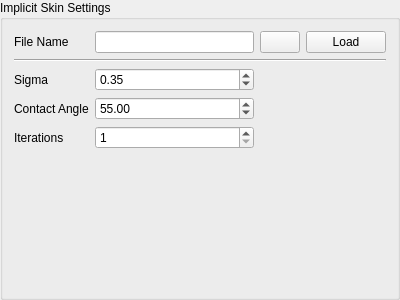
<?xml version="1.0" encoding="UTF-8"?>
<ui version="4.0">
 <class>ImplicitSkinSettings</class>
 <widget class="QGroupBox" name="ImplicitSkinSettings">
  <property name="geometry">
   <rect>
    <x>0</x>
    <y>0</y>
    <width>400</width>
    <height>300</height>
   </rect>
  </property>
  <property name="windowTitle">
   <string>GroupBox</string>
  </property>
  <property name="title">
   <string>Implicit Skin Settings</string>
  </property>
  <layout class="QGridLayout" name="gridLayout">
   <item row="3" column="1">
    <widget class="QDoubleSpinBox" name="contactAngle">
     <property name="maximum">
      <double>180.000000000000000</double>
     </property>
     <property name="value">
      <double>55.000000000000000</double>
     </property>
    </widget>
   </item>
   <item row="4" column="1">
    <widget class="QSpinBox" name="iterations">
     <property name="minimum">
      <number>1</number>
     </property>
     <property name="value">
      <number>1</number>
     </property>
    </widget>
   </item>
   <item row="4" column="0">
    <widget class="QLabel" name="label_4">
     <property name="text">
      <string>Iterations</string>
     </property>
    </widget>
   </item>
   <item row="0" column="0">
    <widget class="QLabel" name="label">
     <property name="text">
      <string>File Name</string>
     </property>
    </widget>
   </item>
   <item row="2" column="0">
    <widget class="QLabel" name="label_2">
     <property name="text">
      <string>Sigma</string>
     </property>
    </widget>
   </item>
   <item row="2" column="1">
    <widget class="QDoubleSpinBox" name="sigma">
     <property name="singleStep">
      <double>0.001000000000000</double>
     </property>
     <property name="value">
      <double>0.350000000000000</double>
     </property>
    </widget>
   </item>
   <item row="3" column="0">
    <widget class="QLabel" name="label_3">
     <property name="text">
      <string>Contact Angle</string>
     </property>
    </widget>
   </item>
   <item row="1" column="0" colspan="4">
    <widget class="Line" name="line">
     <property name="orientation">
      <enum>Qt::Horizontal</enum>
     </property>
    </widget>
   </item>
   <item row="0" column="2">
    <widget class="QPushButton" name="browseAnimationFiles">
     <property name="text">
      <string/>
     </property>
    </widget>
   </item>
   <item row="0" column="1">
    <widget class="QLineEdit" name="animationFileText">
     <property name="text">
      <string/>
     </property>
    </widget>
   </item>
   <item row="0" column="3">
    <widget class="QPushButton" name="loadAnimation">
     <property name="text">
      <string>Load</string>
     </property>
    </widget>
   </item>
   <item row="5" column="0" colspan="4">
    <spacer name="verticalSpacer">
     <property name="orientation">
      <enum>Qt::Vertical</enum>
     </property>
     <property name="sizeHint" stdset="0">
      <size>
       <width>20</width>
       <height>40</height>
      </size>
     </property>
    </spacer>
   </item>
  </layout>
 </widget>
 <resources/>
 <connections/>
</ui>
